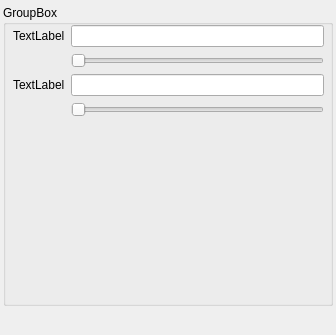
<?xml version="1.0" encoding="UTF-8"?>
<ui version="4.0">
 <class>Form</class>
 <widget class="QWidget" name="Form">
  <property name="geometry">
   <rect>
    <x>0</x>
    <y>0</y>
    <width>336</width>
    <height>335</height>
   </rect>
  </property>
  <property name="minimumSize">
   <size>
    <width>336</width>
    <height>0</height>
   </size>
  </property>
  <property name="windowTitle">
   <string>Form</string>
  </property>
  <widget class="QGroupBox" name="groupBox">
   <property name="geometry">
    <rect>
     <x>3</x>
     <y>5</y>
     <width>330</width>
     <height>301</height>
    </rect>
   </property>
   <property name="minimumSize">
    <size>
     <width>330</width>
     <height>0</height>
    </size>
   </property>
   <property name="title">
    <string>GroupBox</string>
   </property>
   <widget class="QWidget" name="formLayoutWidget">
    <property name="geometry">
     <rect>
      <x>10</x>
      <y>20</y>
      <width>311</width>
      <height>151</height>
     </rect>
    </property>
    <layout class="QFormLayout" name="formLayout">
     <item row="0" column="0">
      <widget class="QLabel" name="labelWater">
       <property name="text">
        <string>TextLabel</string>
       </property>
      </widget>
     </item>
     <item row="0" column="1">
      <widget class="QLineEdit" name="lineEditWater"/>
     </item>
     <item row="1" column="0">
      <widget class="QLabel" name="labelFillerWaterSlider">
       <property name="text">
        <string/>
       </property>
      </widget>
     </item>
     <item row="1" column="1">
      <widget class="QSlider" name="horizontalSlider">
       <property name="orientation">
        <enum>Qt::Horizontal</enum>
       </property>
      </widget>
     </item>
     <item row="2" column="0">
      <widget class="QLabel" name="labelSand">
       <property name="text">
        <string>TextLabel</string>
       </property>
      </widget>
     </item>
     <item row="2" column="1">
      <widget class="QLineEdit" name="lineEditSand"/>
     </item>
     <item row="3" column="0">
      <widget class="QLabel" name="labelFillerSandSlider">
       <property name="text">
        <string/>
       </property>
      </widget>
     </item>
     <item row="3" column="1">
      <widget class="QSlider" name="horizontalSlider_2">
       <property name="orientation">
        <enum>Qt::Horizontal</enum>
       </property>
      </widget>
     </item>
    </layout>
   </widget>
  </widget>
 </widget>
 <resources/>
 <connections/>
</ui>
